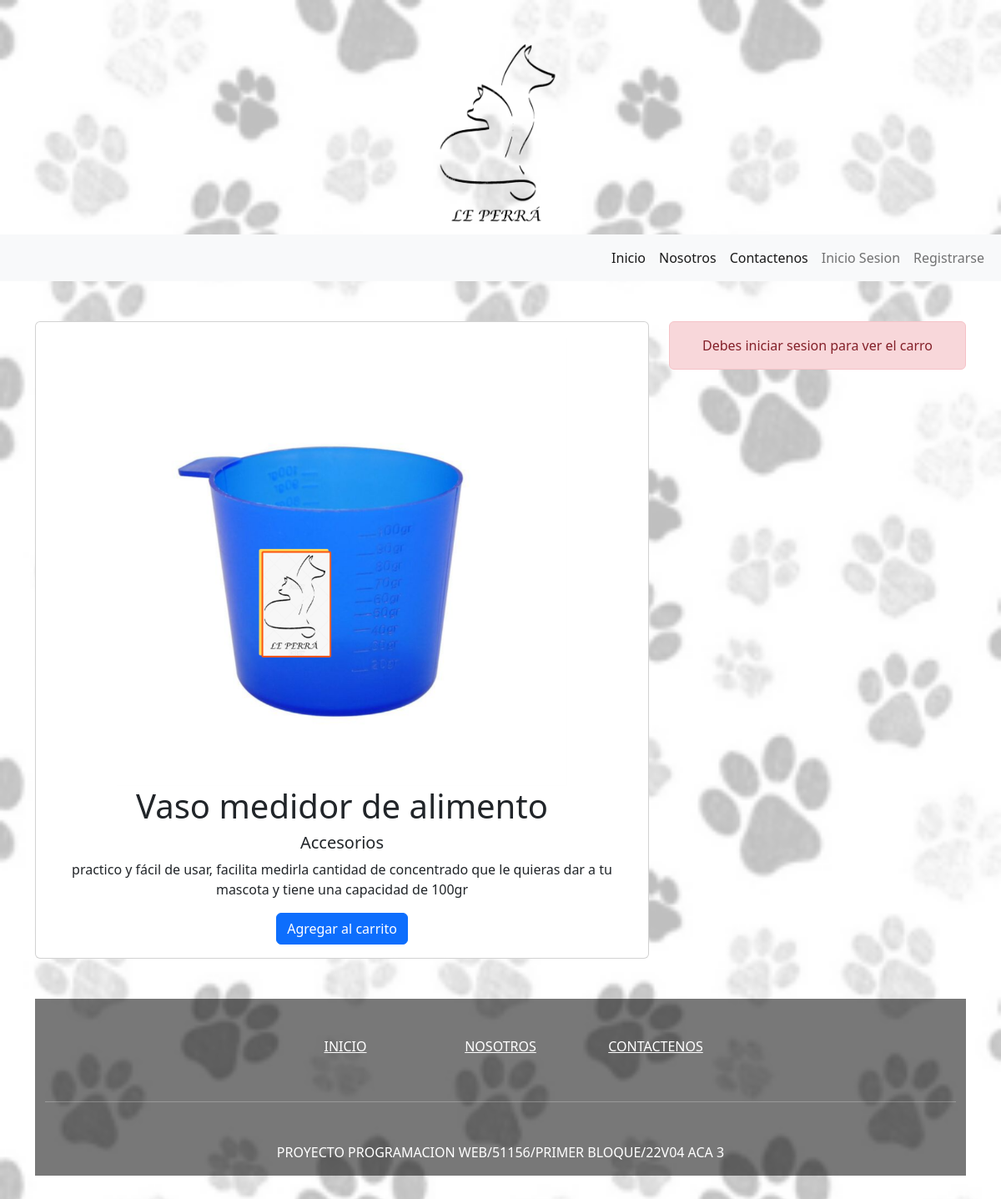
/producto/2/, run on the app's committed database.
### sitioweb/models.py (models this page shows, shortened)
class Producto(models.Model):
    nombre = models.CharField(max_length=100,)
    descripcion = models.TextField(blank=True)
    imagen = models.ImageField(upload_to="Productos", max_length=250, null=True, blank=True)
    precio = models.IntegerField()
    categoria = models.ForeignKey(Categoria, on_delete=models.CASCADE)
    disponibilidad = models.BooleanField(default=True)
    created = models.DateTimeField(default= timezone.now)
    updated = models.DateTimeField(auto_now = True)

class Categoria(models.Model):
    nombre = models.CharField(max_length=100)
    activo = models.BooleanField(default=True)
    created = models.DateTimeField(default= timezone.now)
    updated = models.DateTimeField(auto_now = True)
    def __str__(self) -> str:
        return self.nombre

### sitioweb/views.py (the view)
# urls.py: path("producto/<int:producto_id>/", views.ver_producto, name='ver_producto' ),
def ver_producto(request, producto_id):
    producto = get_object_or_404(Producto, pk=producto_id)
    return render(request, "producto.html", {"producto": producto,})

### sitioweb/context_processor.py (called while the page is built)
def total_carrito(request):
    total = 0
    if request.user.is_authenticated:
        if "carrito" in request.session.keys():
            for key, value in request.session["carrito"].items():
                total += float(value["precio"]*value["cantidad"])
    else:
        total = "Debes iniciar sesion para ver el carro de compras"
    return {"total_carrito": total}

### sitioweb/templates/producto.html (shortened to what this page needs)
{% extends "plantilla/base.html" %}
{% block contenido %}
<div class="container">
    <div class="row">
        <div class="col-8">
            <div class="card text-center">
                <div class="card-body">
                    <img src="{{producto.imagen.url}}" class="card-img-top" alt="producto" style="max-width: 540px;">
                    <h1 class="card-title text">{{producto.nombre}}</h1>
                    <h5 class="card-title">{{producto.categoria}}</h5>
                    <p class="card-text">{{producto.descripcion}}</p>
                    <a href="{% url 'Add' producto.id %}" class="btn btn-primary">Agregar al carrito</a>
                </div>
            </div>
        </div>
        <div class="col-4">
            {% if user.is_authenticated %}
                {% include "carrito.html" %}
            {% else %}
                <div class="alert alert-danger text-center">Debes iniciar sesion para ver el carro</div>
            {% endif %}
        </div>
    </div>
</div>
{% endblock %}

### static/sitioweb/css/inicio.css (style rules this page uses)
.cuerpo { background-image: url(../img/Fondo_3.png); background-size: cover; background-attachment: fixed; }

### data on the page
Producto: imagen (picture), nombre "Vaso medidor de alimento", categoria "Accesorios", descripcion "practico y fácil de usar, facilita medirla cantidad de concentrado que le quieras dar a tu mascota y tiene una capacidad de 100gr"
